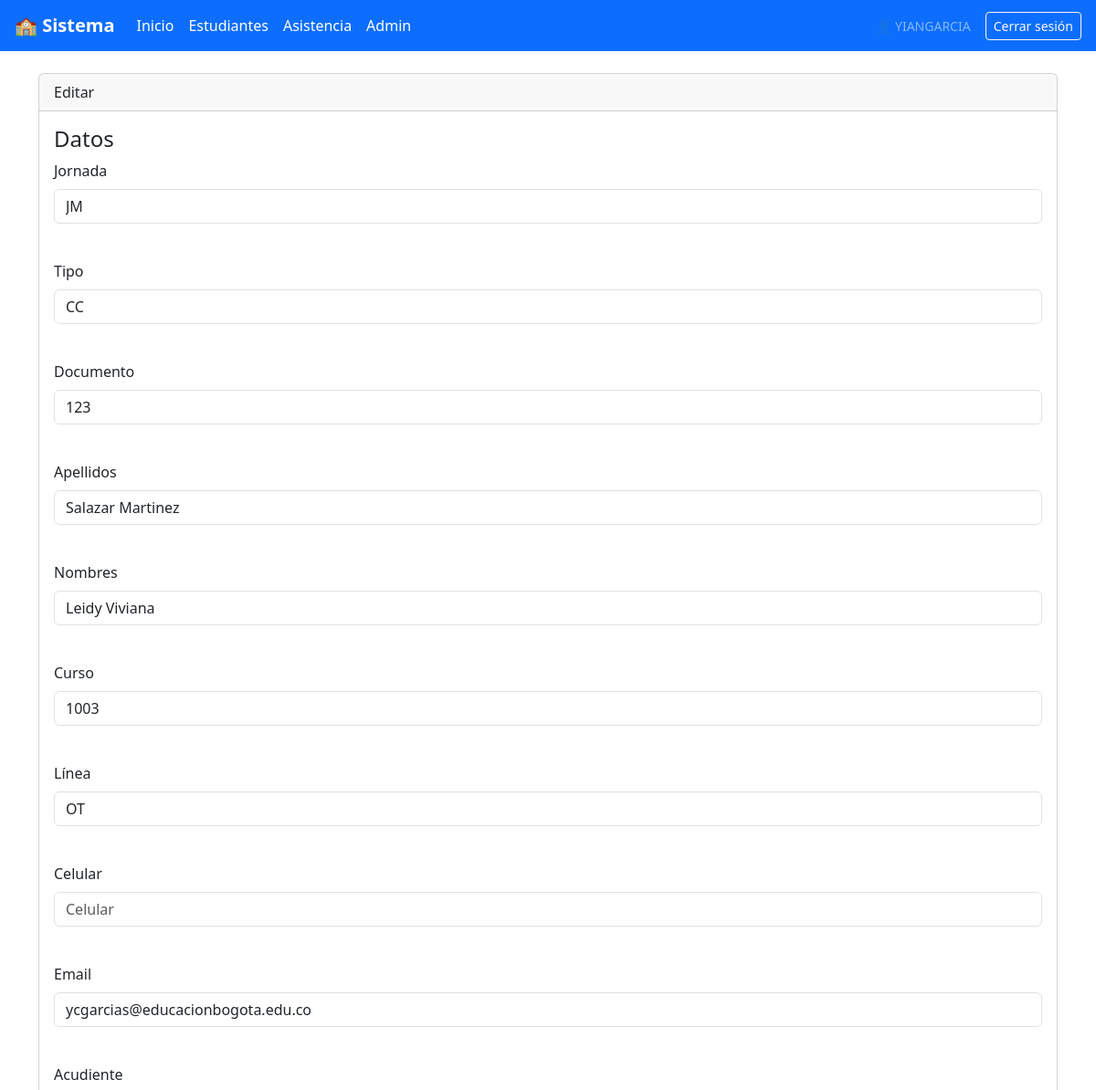
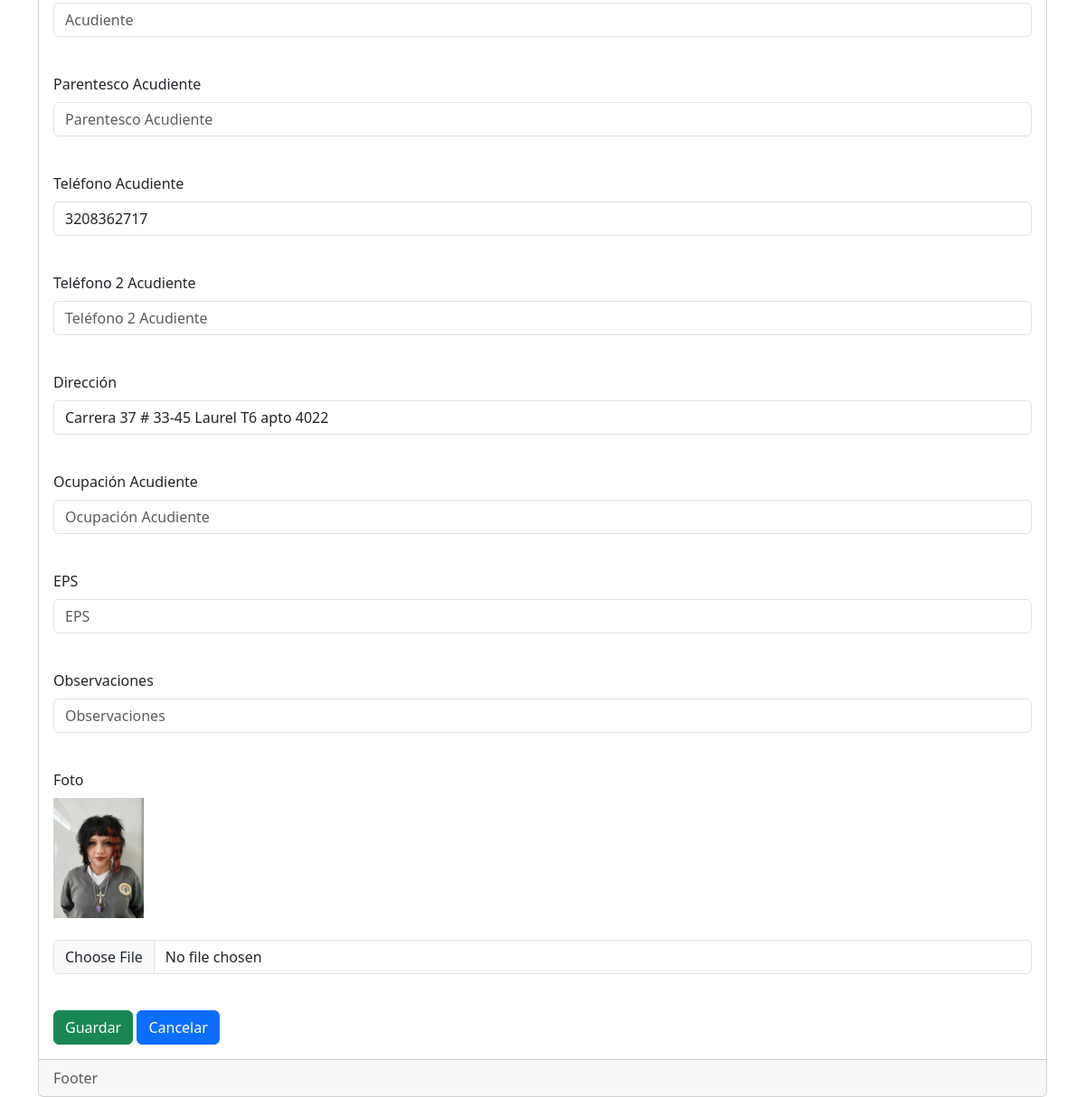
The app's page /estudiantes/editar/1 (signed in) with its own data (2 pictures, top to bottom).
### estudiantes/models.py (models this page shows, shortened)
class Estudiante(models.Model):
    id = models.AutoField(primary_key=True)
    JORNADA = [
        ('JM', 'Jornada Mañana'),
        ('JT', 'Jornada Tarde'),
    ]
    TIPOS_DOCUMENTO = [
        ('CC', 'Cédula de Ciudadanía'),
        ('TI', 'Tarjeta de Identidad'),
        ('PP', 'Permito de Protección'),
        ('OT', 'Otro'),
    ]
    LINEA_MEDIA = [
        ('AA', 'Asistencia Administrativa'),
        ('ISERC', 'Instalaciones eléctricas'),
        ('TPS', 'Programación de Software'),
        ('COM', 'Comunicación y medios audiovisuales'),
        ('ROB', 'Robótica'),
        ('BIO', 'Biotecnología'),
        ('DIS', 'Diseño multimedia'),
        ('OT', 'Otro'),
    ]
    jornada = models.CharField(max_length=50, choices=JORNADA, verbose_name="Jornada", default='JM')
    tipo = models.CharField(max_length=2,choices=TIPOS_DOCUMENTO, verbose_name="Tipo", default='CC')
    documento = models.CharField(max_length=20, verbose_name="Documento")
    apellidos = models.CharField(max_length=100, verbose_name="Apellidos")
    nombres = models.CharField(max_length=100, verbose_name="Nombres")
    curso = models.CharField(max_length=100, verbose_name="Curso")
    linea = models.CharField(max_length=50,choices=LINEA_MEDIA, verbose_name="Línea", default='OT')
    celular = models.CharField(max_length=20, verbose_name="Celular", null=True, blank=True)
    email = models.EmailField(max_length=100, verbose_name="Email", null=True, blank=True)
    acudiente = models.CharField(max_length=100, verbose_name="Acudiente", null=True, blank=True)
    parentesco = models.CharField(max_length=50, verbose_name="Parentesco Acudiente", null=True, blank=True)
    tel_acudiente = models.CharField(max_length=20, verbose_name="Teléfono Acudiente", null=True, blank=True)
    tel2_acudiente = models.CharField(max_length=20, verbose_name="Teléfono 2 Acudiente", null=True, blank=True)
    direccion = models.CharField(max_length=200, verbose_name="Dirección", null=True, blank=True)
    ocupacion_acudiente = models.CharField(max_length=100, verbose_name="Ocupación Acudiente", null=True, blank=True)
    eps = models.CharField(max_length=100, verbose_name="EPS", null=True, blank=True)
    observaciones = models.TextField(verbose_name="Observaciones", null=True, blank=True)
    foto = models.ImageField(upload_to='fotos/', null=True, blank=True)

### estudiantes/views.py (the view)
# urls.py: path('estudiantes/editar/<int:id>',   views.editar,      name='editar'),
@login_required
def editar(request, id):
    estudiante = get_object_or_404(Estudiante, id=id)
    formulario = EstudianteForm(request.POST or None, request.FILES or None, instance=estudiante)
    if formulario.is_valid() and request.POST:
        formulario.save()
        return redirect('estudiantes')
    return render(request, 'estudiantes/editar.html', {'formulario': formulario})

### estudiantes/forms.py
class EstudianteForm(forms.ModelForm):
    class Meta:
        model = Estudiante
        fields = '__all__'

### estudiantes/templates/estudiantes/editar.html (shortened to what this page needs)
{% extends "base.html" %}
{% block contenido %}
 <div class="card">
    <div class="card-header">Editar</div>
    <div class="card-body">
        <h4 class="card-title">Datos</h4>
        {% include 'estudiantes/form.html' %}
    </div>
    <div class="card-footer text-muted">Footer</div>
 </div>
{% endblock %}

### estudiantes/templates/base.html (shortened to what this page needs)
{% load static %}
<!doctype html>
<html lang="es">
    <head>
        <link
            href="https://cdn.jsdelivr.net/npm/bootstrap@5.3.2/dist/css/bootstrap.min.css"
            rel="stylesheet"
        />
    </head>
    <body>
        <nav class="navbar navbar-expand navbar-dark bg-primary px-3">
            <a class="navbar-brand fw-bold" href="{% url 'inicio' %}">🏫 Sistema</a>
            {% if request.user.is_authenticated %}
            <div class="nav navbar-nav me-auto">
                <a class="nav-item nav-link text-white" href="{% url 'inicio' %}">Inicio</a>
                <a class="nav-item nav-link text-white" href="{% url 'estudiantes' %}">Estudiantes</a>
                <a class="nav-item nav-link text-white" href="{% url 'almuerzo' %}">Asistencia</a>
                {% if request.user.is_staff %}
                <a class="nav-item nav-link text-white" href="/admin/">Admin</a>
                {% endif %}
            </div>
            <div class="d-flex align-items-center gap-3">
                <span class="text-white-50 small">👤 {{ request.user.username|upper }}</span>
            <form method="post" action="{% url 'logout' %}" style="margin:0;">
                <button type="submit" class="btn btn-outline-light btn-sm">Cerrar sesión</button>
            </form>
            </div>
            {% else %}
            <div class="ms-auto">
                <a href="{% url 'login' %}" class="btn btn-outline-light btn-sm">Iniciar sesión</a>
            </div>
            {% endif %}
        </nav>
        <div class="container mt-4">
            <div class="row">
                <div class="col-12">
                    {% block contenido %}{% endblock contenido %}
                </div>
            </div>
        </div>
    </body>
</html>

### estudiantes/templates/estudiantes/form.html (shortened to what this page needs)
<form enctype="multipart/form-data" method="post">
{% for campo in formulario %}
<div class="mb-3">
    <label for="" class="form-label">{{campo.label}}</label>
    {% if campo.field.widget.input_type == "file"  and campo.value %}
    <br/>
    <img src="{{MEDIA_URL}}/fotos/{{campo.value}}" width="100" alt="">
    <br/>
    {% endif %}
<br/>
    <input
        type="{{campo.field.widget.input_type}}"
        class="form-control"
        name="{{campo.name}}"
        id=""
        aria-describedby="helpId"
        placeholder="{{campo.label}}"
        value="{{campo.value | default:''}}"
    />
</div>
<br/>
{% endfor %}
<input name=""
    id=""
    class="btn btn-success"
    type="submit"
    href="#"
    value="Guardar"
    ></a
<a
    name=""
    id=""
    class="btn btn-primary"
    href="{% url 'estudiantes' %}"
    role="button"
    >Cancelar</a
>
</form>

### records on screen
Estudiante: jornada "JM" "CC" "123" "Salazar Martinez" "Leidy Viviana" "1003" "OT" "ycgarcias@educacionbogota.edu.co" "3208362717" "Carrera 37 # 33-45 Laurel T6 apto 4022", value (picture)

### other values on screen
{{ request.user.username|upper }} "YIANGARCIA"
{{ campo.label }} "Jornada" "Tipo" "Documento" "Apellidos" "Nombres" "Curso" "Línea" "Celular" "Email" "Acudiente" "Parentesco Acudiente" "Teléfono Acudiente" "Teléfono 2 Acudiente" "Dirección" "Ocupación Acudiente" "EPS" "Observaciones" "Foto"
